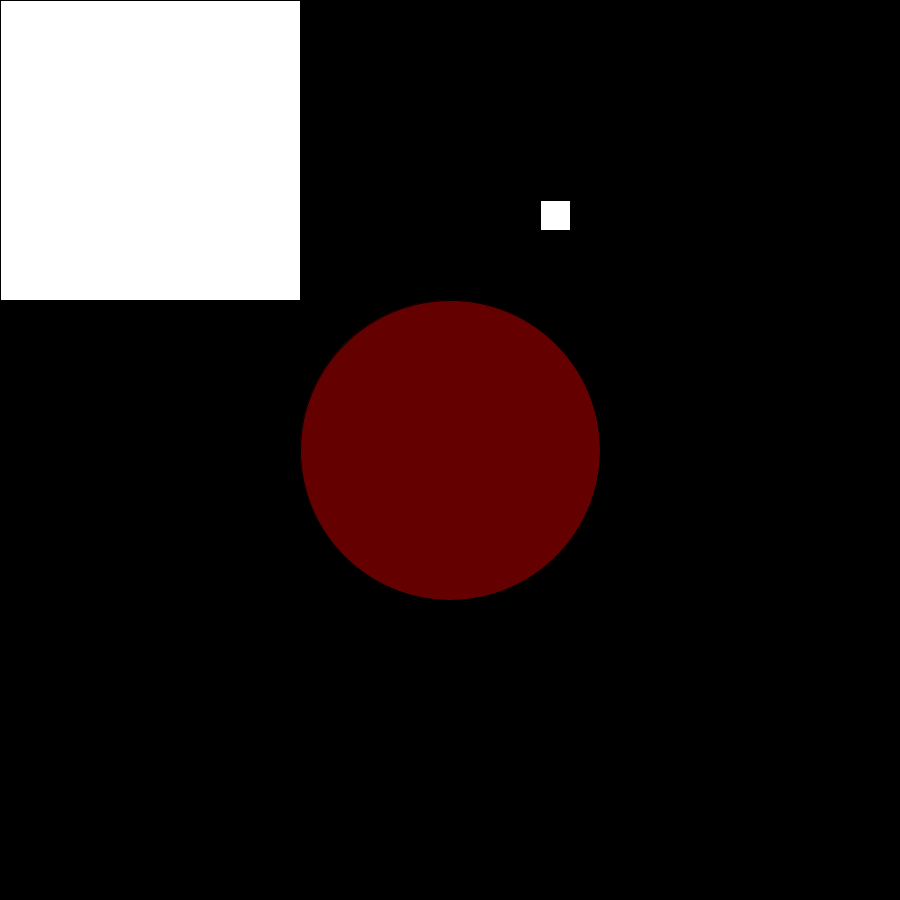
Frame 1 (no input)
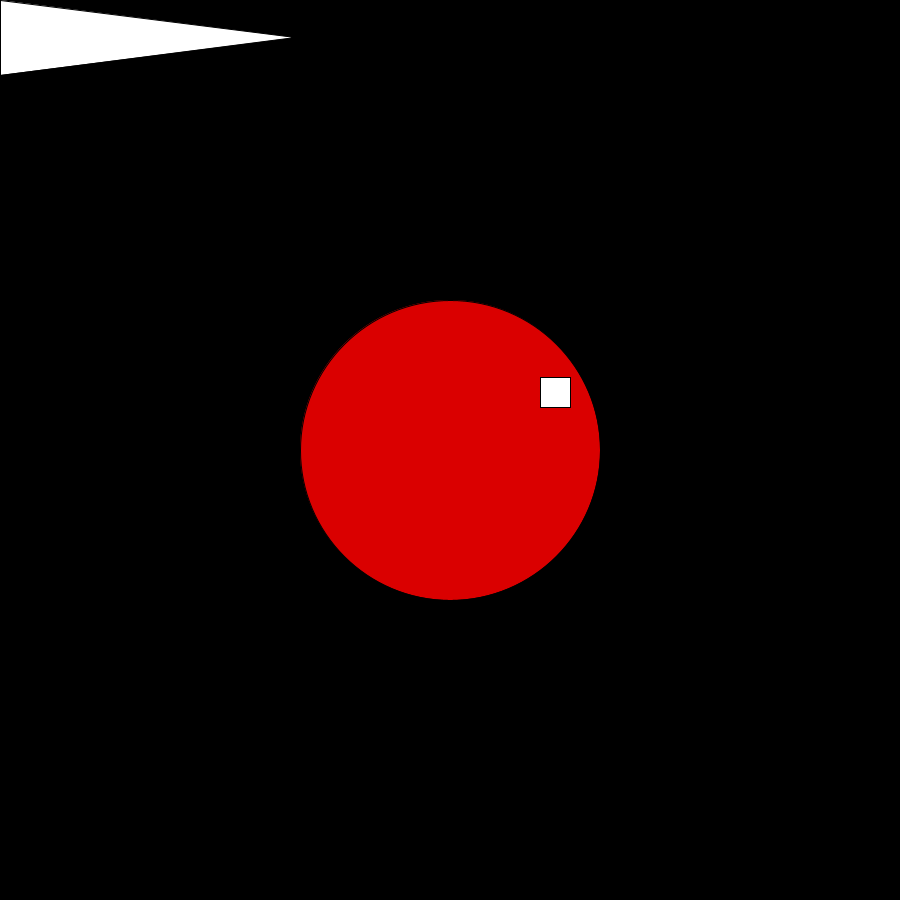
Frame 60 (the mouse pressed at the canvas centre just before this capture)
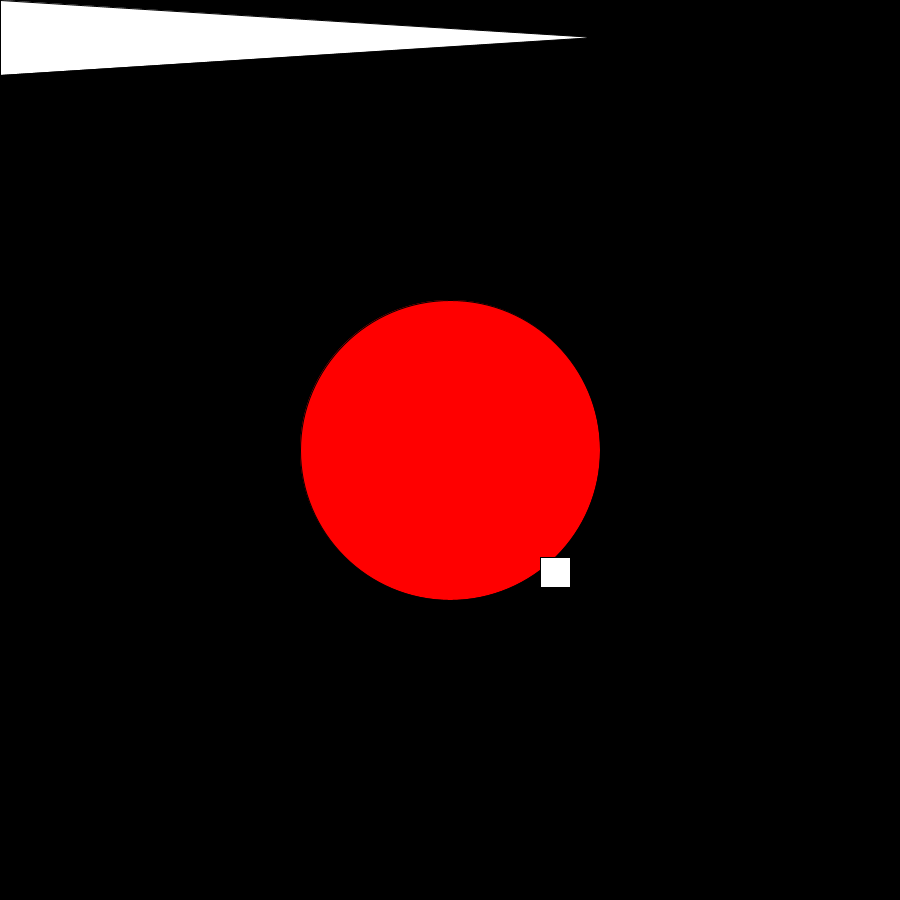
Frame 120 (the mouse held since frame 60 and released just before this capture)

The Processing sketch that drew these frames (run headless with seeded random() and noise(); from frame 60 on, the mouse is pressed at the canvas centre):

// Processing sketch: reverse_engineering_variables
// ── reverse_engineering_variables.pde
float w = 100;
float x = 200;
float y=0;
float z=300;

 
void setup () { //called once 
  size(900,900);
}

void draw() { // in a loop 
  background (0);
  fill (255, 0, 0, w);
  w = w + 2;
  circle(width/2, height/2, 300);
  fill(500,500,500);
  square(540,x,30);
  x=x+3;
  if (x > 900) {
    x = 200;
    
  }
  triangle(0,0,0,75,y,37.5);
  y = y+5;
  square(0,0,z);
  z = z - 10;
  
  
}
